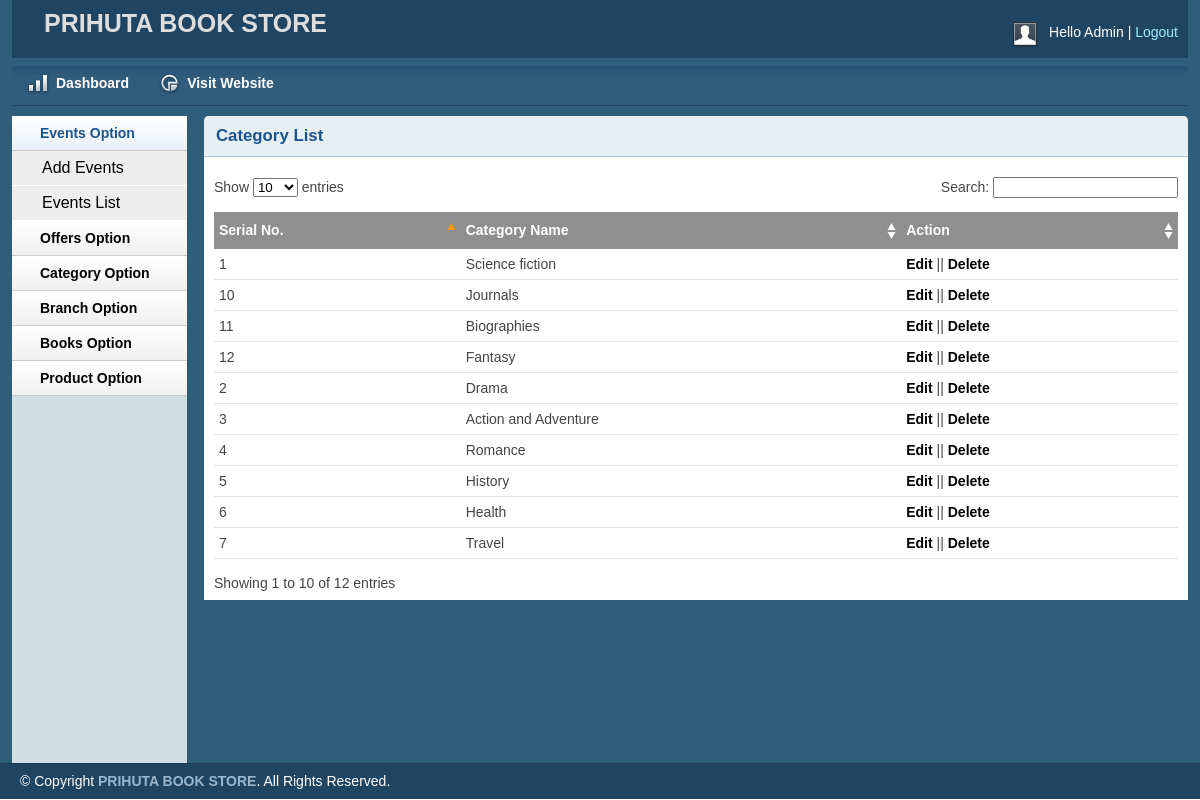
The app's page /admin/catlist.php (signed in) with its own data.
### tables this page shows
CREATE TABLE IF NOT EXISTS `tbl_category` (
  `catId` int(11) NOT NULL AUTO_INCREMENT,
  `catName` varchar(255) NOT NULL,
  PRIMARY KEY (`catId`)
);

### lib/Database.php (called while the page is built, shortened)
<?php
class Database{
	public $host   = DB_HOST;
	public $user   = DB_USER;
	public $pass   = DB_PASS;
	public $dbname = DB_NAME;
	public $link;
	private function connecDB()
	{
		$this->link = new mysqli($this->host, $this->user, $this->pass, $this->dbname);
	}
	public function select($query)
	{
		$result = $this->link->query($query) or die ($this->link->error.__LINE__);
		if($result->num_rows > 0){
			return $result;
		}
		else{
			return false;
		}
	}
}
?>

### admin/catlist.php (the view, shortened to what this page needs)
<?php include 'inc/header.php';?>
<?php include 'inc/sidebar.php';?>
        <div class="grid_10">
            <div class="box round first grid">
                <h2>Category List</h2>
                <div class="block">
                    <table class="data display datatable" id="example">
					<thead>
						<tr>
							<th>Serial No.</th>
							<th>Category Name</th>
							<th>Action</th>
						</tr>
					</thead>
					<tbody>
						<?php
							$query="select * from tbl_category";
							$selectData=$db->select($query);
							if($selectData)
							{
								$i=0;
								while($result=$selectData->fetch_assoc())
								{
									$i++;
						?>
									<tr class="odd gradeX">
										<td> <?php echo $i; ?> </td>
										<td> <?php echo $result['catName']; ?> </td>
										<td><a href="editcategory.php?editid=<?php echo $result['catId'];?>">Edit</a> || <a onclick="return confirm('Are you sure to Delete! ');" href="deletecat.php?deleteid=<?php echo $result['catId'];?>">Delete</a></td>
									</tr>
						<?php
								}
							}
						?>
					</tbody>
				</table>
               </div>
            </div>
        </div>
<?php include 'inc/footer.php';?>

### admin/css/layout.css (style rules this page uses)
body { background: #fff none repeat scroll 0 0; color: #444; font-size: 14px; padding: 0; }
a { color: #000; font-weight:bold; text-decoration: none; }
h1, h2, h3, h4, h5, h6 { line-height:1.2em; margin-bottom:.3em; }
h2 { margin-top:1em; }
.box { background:#fff; margin-bottom:20px; padding:10px 10px 10px 10px; margin-left:-8px; }
.box.grid { padding-bottom:40px; }
.box.round { -moz-border-radius: 5px 5px 0px 0px; -webkit-border-radius: 5px 5px 0px 0px; border-radius: 5px 5px 0px 0px; }
.box h2 { font-size:1.2em; font-weight:bold; color:#1B548D; background:#E6F0F3; margin:-10px -10px 0 -10px; padding:10px 12px; border-bottom:1px solid #B3CBD6; -moz-border-radius: 5px 5px 0px 0px; -webkit-border-radius: 5px 5px 0px 0px; border-radius: 5px 5px 0px 0px; }
.box.first { min-height: 406px; }
.block { padding-top:20px; }
.block { padding-bottom:1px; }
table.display { margin: 0 auto; clear: both; width: 100%; }
.sorting_asc { background: #8f8f8f url(../img/table/sort_asc.png) no-repeat center right; padding:8px 5px; text-align:left; color:#fff; }
.sorting { background:#8f8f8f url(../img/table/sort_both.png) no-repeat center right; padding:8px 5px; text-align:left; color:#fff; }
tr.odd { height: 30px; line-height: 30px; border-bottom:1px solid #e6e6e6; }
tr.even { height: 30px; line-height: 30px; border-bottom:1px solid #e6e6e6; }
tr.odd td, tr.even td { padding-left:5px; }

### records on screen
tbl_category: catName "Science fiction"
tbl_category: catName "Drama"
tbl_category: catName "Action and Adventure"
tbl_category: catName "Romance"
tbl_category: catName "History"
tbl_category: catName "Health"
tbl_category: catName "Travel"
tbl_category: catName "Journals"
tbl_category: catName "Biographies"
tbl_category: catName "Fantasy"
